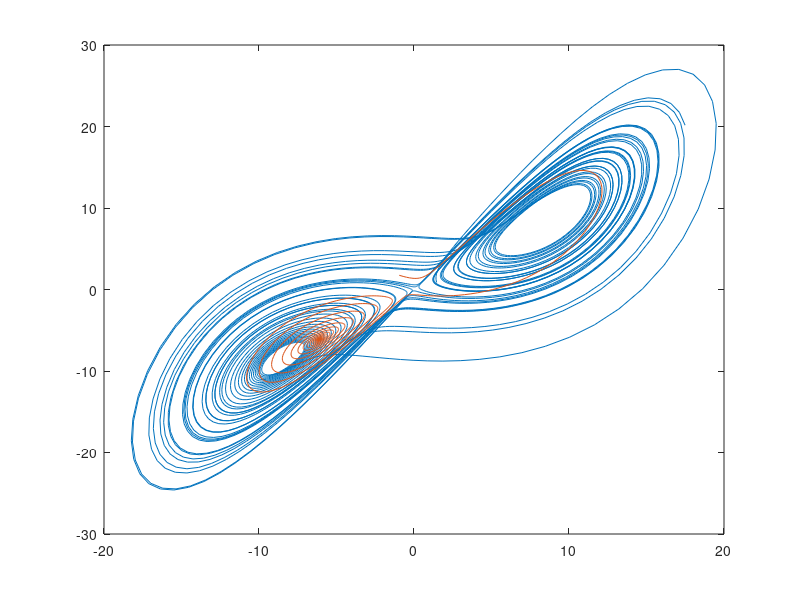
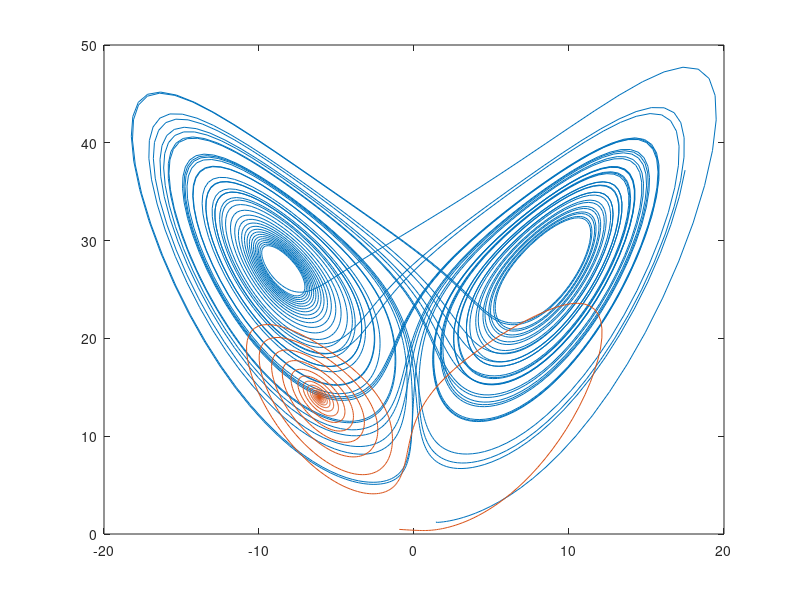
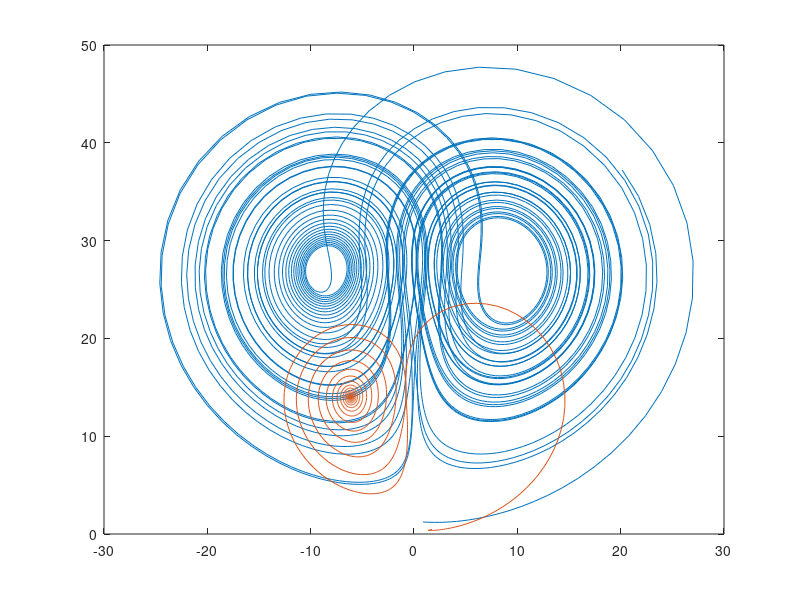
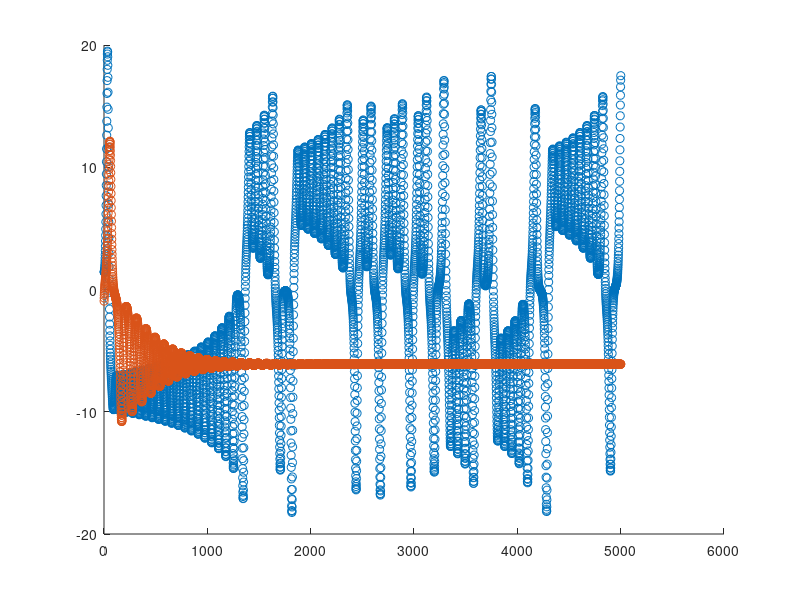

These figures' MATLAB source, in order:
close all
clearvars

n_runs = 2;
final_time = 50;
sampling = 0.01;
tspan = 0:sampling:final_time;
n_samps = length(tspan)-1;

sigma_min = 8; sigma_max = 12;
beta_min = 1.0  ; beta_max = 5.5;
rho_min = 10; rho_max = 30;


xdata = zeros( (n_runs-1)*n_samps,6);
ydata = zeros( (n_runs-1)*n_samps,3);

for i=1:n_runs

sigma =( sigma_max - sigma_min).*rand(1,1) + sigma_min; %
beta =( beta_max - beta_min).*rand(1,1) + beta_min; %
rho = ( rho_max - rho_min).*rand(1,1) + rho_min;

if i==1
sigma = 10 ;
beta = 8/3;
rho = 28;
end



if i==2
sigma = 10 ;
beta = 8/3;
rho = 15;
end
%theta(1) =sigma ;
%theta(2) = rho;
%theta(3) = beta; 


init1 =(2 - (-2)).*rand(1,1) -2;
init2 =(2 - (-2)).*rand(1,1) -2;
init3 =(2 - (-2)).*rand(1,1) -2; 

%init1 = -10;
%init2 = 0.1;

init_cond = [init1,init2,init3];

f = @(t,x) [-sigma*x(1) + sigma*x(2); rho*x(1) - x(2) - x(1)*x(3); -beta*x(3) + x(1)*x(2)];
[t,x] = ode45(f,tspan,init_cond);     % Runge-Kutta 4th/5th order ODE solver
figure(1)
plot(x(:,1),x(:,2))
hold on
figure(2)
plot(x(:,1),x(:,3))
hold on
figure(3)
plot(x(:,2),x(:,3))
hold on
figure(4)
hold on
plot(x(:,1),'o')
figure(5)
hold on
plot(x(:,2),'o')
figure(6)
hold on
plot(x(:,3),'o')
figure(7)
hold on
plot3(x(:,1),x(:,2),x(:,3),'-')



% % % [t,x] = ode45(@(t,y) model(t,y,theta), tspan, init_cond);
% % % 
% % % figure(1)
% % % plot(tspan,x(:,1),'-o')
% % % %plot(tspan,[x(1,1),x(end,1)],'-o')
% % % hold on
% % % figure(2)
% % % plot(tspan,x(:,2),'-o')
% % % %plot(tspan,[x(1,2),x(end,2)],'-o')
% % % 
% % % 
% % % hold on
% % % figure(3)
% % % plot(tspan,x(:,3),'-o')
% % % %plot(tspan,[x(1,2),x(end,2)],'-o')
% % % 
% % % hold on
% % % figure(3)
% % % plot(x(:,1),x(:,2),'-o')
% % % hold on
cp = [sigma,beta,rho];
plength = n_samps-1;
p_matr = repmat(cp,plength,1);

xdata ((i-1)*(n_samps-1)+1:(i*(n_samps-1)),1:3 ) =x(1:n_samps-1,:)  ;
xdata ((i-1)*(n_samps-1)+1:(i*(n_samps-1)),4:6) = p_matr ;
ydata((i-1)*(n_samps-1)+1:(i*(n_samps-1)),1:3 ) = x(2:n_samps,:);
cp=[]
plength=[]
p_matr = []

end

save('validation_data.mat', 'xdata', 'ydata') 


